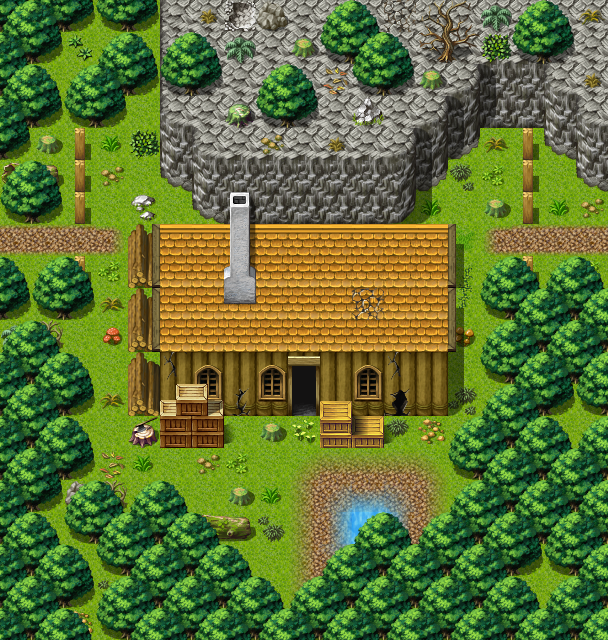

Tiled map render using the project's own tile images. Description and the map definition, with tile-layer contents summarised, below:
An orthogonal 19x20 tile map with 32x32 px tiles, 3 tile layers (Ground, Objects, Above), 1 hidden layer not drawn, 40 tilesets and 5 objects (3x mapchange, 2x spawn).

<map version="1.0" orientation="orthogonal" width="19" height="20" tilewidth="32" tileheight="32">
 <properties>
  <property name="outdoors" value="1" />
 </properties>
 <tileset firstgid="1" name="map_bed_1" tilewidth="32" tileheight="32">
  <image source="../drawable/map_bed_1.png" width="512" height="256" />
 </tileset>
 <tileset firstgid="129" name="map_border_1" tilewidth="32" tileheight="32">
  <image source="../drawable/map_border_1.png" width="512" height="256" />
 </tileset>
 <tileset firstgid="257" name="map_bridge_1" tilewidth="32" tileheight="32">
  <image source="../drawable/map_bridge_1.png" width="512" height="256" />
 </tileset>
 <tileset firstgid="385" name="map_broken_1" tilewidth="32" tileheight="32">
  <image source="../drawable/map_broken_1.png" width="512" height="256" />
 </tileset>
 <tileset firstgid="513" name="map_cavewall_1" tilewidth="32" tileheight="32">
  <image source="../drawable/map_cavewall_1.png" width="576" height="192" />
 </tileset>
 <tileset firstgid="621" name="map_cavewall_2" tilewidth="32" tileheight="32">
  <image source="../drawable/map_cavewall_2.png" width="576" height="192" />
 </tileset>
 <tileset firstgid="729" name="map_cavewall_3" tilewidth="32" tileheight="32">
  <image source="../drawable/map_cavewall_3.png" width="576" height="192" />
 </tileset>
 <tileset firstgid="837" name="map_chair_table_1" tilewidth="32" tileheight="32">
  <image source="../drawable/map_chair_table_1.png" width="512" height="256" />
 </tileset>
 <tileset firstgid="965" name="map_crate_1" tilewidth="32" tileheight="32">
  <image source="../drawable/map_crate_1.png" width="512" height="256" />
 </tileset>
 <tileset firstgid="1093" name="map_cupboard_1" tilewidth="32" tileheight="32">
  <image source="../drawable/map_cupboard_1.png" width="512" height="256" />
 </tileset>
 <tileset firstgid="1221" name="map_curtain_1" tilewidth="32" tileheight="32">
  <image source="../drawable/map_curtain_1.png" width="512" height="256" />
 </tileset>
 <tileset firstgid="1349" name="map_entrance_1" tilewidth="32" tileheight="32">
  <image source="../drawable/map_entrance_1.png" width="512" height="256" />
 </tileset>
 <tileset firstgid="1477" name="map_fence_1" tilewidth="32" tileheight="32">
  <image source="../drawable/map_fence_1.png" width="512" height="256" />
 </tileset>
 <tileset firstgid="1605" name="map_fence_2" tilewidth="32" tileheight="32">
  <image source="../drawable/map_fence_2.png" width="512" height="256" />
 </tileset>
 <tileset firstgid="1733" name="map_ground_1" tilewidth="32" tileheight="32">
  <image source="../drawable/map_ground_1.png" width="512" height="256" />
 </tileset>
 <tileset firstgid="1861" name="map_ground_2" tilewidth="32" tileheight="32">
  <image source="../drawable/map_ground_2.png" width="512" height="256" />
 </tileset>
 <tileset firstgid="1989" name="map_ground_3" tilewidth="32" tileheight="32">
  <image source="../drawable/map_ground_3.png" width="512" height="256" />
 </tileset>
 <tileset firstgid="2117" name="map_ground_4" tilewidth="32" tileheight="32">
  <image source="../drawable/map_ground_4.png" width="512" height="256" />
 </tileset>
 <tileset firstgid="2245" name="map_ground_5" tilewidth="32" tileheight="32">
  <image source="../drawable/map_ground_5.png" width="512" height="256" />
 </tileset>
 <tileset firstgid="2373" name="map_ground_6" tilewidth="32" tileheight="32">
  <image source="../drawable/map_ground_6.png" width="512" height="256" />
 </tileset>
 <tileset firstgid="2501" name="map_ground_7" tilewidth="32" tileheight="32">
  <image source="../drawable/map_ground_7.png" width="512" height="256" />
 </tileset>
 <tileset firstgid="2629" name="map_ground_8" tilewidth="32" tileheight="32">
  <image source="../drawable/map_ground_8.png" width="512" height="256" />
 </tileset>
 <tileset firstgid="2757" name="map_indoor_1" tilewidth="32" tileheight="32">
  <image source="../drawable/map_indoor_1.png" width="512" height="256" />
 </tileset>
 <tileset firstgid="2885" name="map_kitchen_1" tilewidth="32" tileheight="32">
  <image source="../drawable/map_kitchen_1.png" width="512" height="256" />
 </tileset>
 <tileset firstgid="3013" name="map_outdoor_1" tilewidth="32" tileheight="32">
  <image source="../drawable/map_outdoor_1.png" width="512" height="256" />
 </tileset>
 <tileset firstgid="3141" name="map_pillar_1" tilewidth="32" tileheight="32">
  <image source="../drawable/map_pillar_1.png" width="512" height="256" />
 </tileset>
 <tileset firstgid="3269" name="map_plant_1" tilewidth="32" tileheight="32">
  <image source="../drawable/map_plant_1.png" width="512" height="256" />
 </tileset>
 <tileset firstgid="3397" name="map_rock_1" tilewidth="32" tileheight="32">
  <image source="../drawable/map_rock_1.png" width="512" height="256" />
 </tileset>
 <tileset firstgid="3525" name="map_roof_1" tilewidth="32" tileheight="32">
  <image source="../drawable/map_roof_1.png" width="512" height="256" />
 </tileset>
 <tileset firstgid="3653" name="map_roof_2" tilewidth="32" tileheight="32">
  <image source="../drawable/map_roof_2.png" width="512" height="256" />
 </tileset>
 <tileset firstgid="3781" name="map_shop_1" tilewidth="32" tileheight="32">
  <image source="../drawable/map_shop_1.png" width="512" height="256" />
 </tileset>
 <tileset firstgid="3909" name="map_sign_ladder_1" tilewidth="32" tileheight="32">
  <image source="../drawable/map_sign_ladder_1.png" width="512" height="256" />
 </tileset>
 <tileset firstgid="4037" name="map_table_1" tilewidth="32" tileheight="32">
  <image source="../drawable/map_table_1.png" width="512" height="256" />
 </tileset>
 <tileset firstgid="4165" name="map_trail_1" tilewidth="32" tileheight="32">
  <image source="../drawable/map_trail_1.png" width="512" height="256" />
 </tileset>
 <tileset firstgid="4293" name="map_tree_1" tilewidth="32" tileheight="32">
  <image source="../drawable/map_tree_1.png" width="512" height="256" />
 </tileset>
 <tileset firstgid="4421" name="map_wall_1" tilewidth="32" tileheight="32">
  <image source="../drawable/map_wall_1.png" width="512" height="256" />
 </tileset>
 <tileset firstgid="4549" name="map_wall_2" tilewidth="32" tileheight="32">
  <image source="../drawable/map_wall_2.png" width="480" height="256" />
 </tileset>
 <tileset firstgid="4669" name="map_wall_3" tilewidth="32" tileheight="32">
  <image source="../drawable/map_wall_3.png" width="480" height="256" />
 </tileset>
 <tileset firstgid="4789" name="map_window_1" tilewidth="32" tileheight="32">
  <image source="../drawable/map_window_1.png" width="512" height="256" />
 </tileset>
 <tileset firstgid="4917" name="map_window_2" tilewidth="32" tileheight="32">
  <image source="../drawable/map_window_2.png" width="512" height="256" />
 </tileset>
 <layer name="Ground" width="19" height="20">
  <data>[380 cells, 380 non-empty, 15 distinct tile ids]</data>
 </layer>
 <layer name="Objects" width="19" height="20">
  <data>[380 cells, 277 non-empty, 76 distinct tile ids]</data>
 </layer>
 <layer name="Above" width="19" height="20">
  <data>[380 cells, 50 non-empty, 11 distinct tile ids]</data>
 </layer>
 <layer name="Walkable" width="19" height="20" visible="0">
  <data>[380 cells, 300 non-empty, 1 distinct tile ids]</data>
 </layer>
 <objectgroup name="Mapevents">
  <object name="west" type="mapchange" x="0" y="224" width="32" height="64">
   <properties>
    <property name="map" value="waytominingtown1" />
    <property name="place" value="east2" />
   </properties>
  </object>
  <object name="east" type="mapchange" x="576" y="192" width="32" height="96">
   <properties>
    <property name="map" value="waytominingtown3" />
    <property name="place" value="west" />
   </properties>
  </object>
  </objectgroup>
 <objectgroup name="Spawn">
  <!-- 2 objects omitted --></objectgroup>
 <objectgroup name="Keys" />
</map>
<!-- 3 of 5 objects omitted -->
